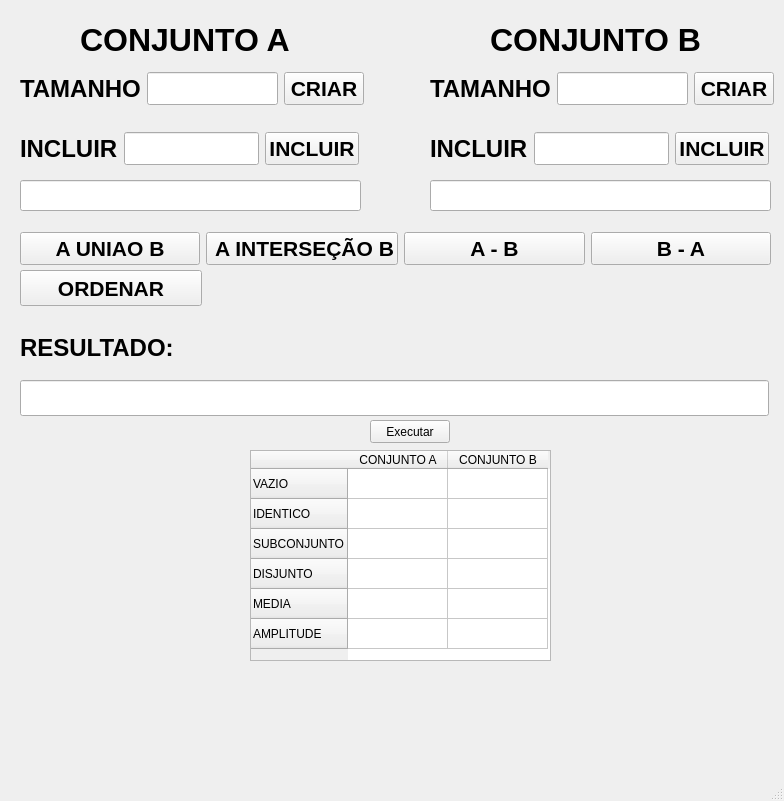
<?xml version="1.0" encoding="UTF-8"?>
<ui version="4.0">
 <class>TelaPrincipal</class>
 <widget class="QMainWindow" name="TelaPrincipal">
  <property name="geometry">
   <rect>
    <x>0</x>
    <y>0</y>
    <width>784</width>
    <height>801</height>
   </rect>
  </property>
  <property name="windowTitle">
   <string>SISTEMA TEORIA DOS CONJUNTOS</string>
  </property>
  <widget class="QWidget" name="centralwidget">
   <widget class="QLabel" name="label">
    <property name="geometry">
     <rect>
      <x>80</x>
      <y>20</y>
      <width>221</width>
      <height>41</height>
     </rect>
    </property>
    <property name="text">
     <string>&lt;html&gt;&lt;head/&gt;&lt;body&gt;&lt;p&gt;&lt;span style=&quot; font-size:24pt; font-weight:700;&quot;&gt;CONJUNTO A&lt;/span&gt;&lt;/p&gt;&lt;/body&gt;&lt;/html&gt;</string>
    </property>
   </widget>
   <widget class="QLineEdit" name="lineEditSaidaCA">
    <property name="geometry">
     <rect>
      <x>20</x>
      <y>180</y>
      <width>341</width>
      <height>31</height>
     </rect>
    </property>
    <property name="font">
     <font>
      <pointsize>16</pointsize>
      <bold>true</bold>
     </font>
    </property>
    <property name="readOnly">
     <bool>true</bool>
    </property>
   </widget>
   <widget class="QLineEdit" name="lineEditSaidaCB">
    <property name="geometry">
     <rect>
      <x>430</x>
      <y>180</y>
      <width>341</width>
      <height>31</height>
     </rect>
    </property>
    <property name="font">
     <font>
      <pointsize>16</pointsize>
      <bold>true</bold>
     </font>
    </property>
    <property name="readOnly">
     <bool>true</bool>
    </property>
   </widget>
   <widget class="QLabel" name="label_4">
    <property name="geometry">
     <rect>
      <x>490</x>
      <y>20</y>
      <width>211</width>
      <height>41</height>
     </rect>
    </property>
    <property name="text">
     <string>&lt;html&gt;&lt;head/&gt;&lt;body&gt;&lt;p&gt;&lt;span style=&quot; font-size:24pt; font-weight:700;&quot;&gt;CONJUNTO B&lt;/span&gt;&lt;/p&gt;&lt;/body&gt;&lt;/html&gt;</string>
    </property>
   </widget>
   <widget class="QWidget" name="layoutWidget">
    <property name="geometry">
     <rect>
      <x>430</x>
      <y>130</y>
      <width>339</width>
      <height>38</height>
     </rect>
    </property>
    <layout class="QHBoxLayout" name="horizontalLayout_3">
     <item>
      <widget class="QLabel" name="label_5">
       <property name="text">
        <string>&lt;html&gt;&lt;head/&gt;&lt;body&gt;&lt;p&gt;&lt;span style=&quot; font-size:18pt; font-weight:700;&quot;&gt;INCLUIR&lt;/span&gt;&lt;/p&gt;&lt;/body&gt;&lt;/html&gt;</string>
       </property>
      </widget>
     </item>
     <item>
      <widget class="QLineEdit" name="lineEditIncluirCB">
       <property name="font">
        <font>
         <pointsize>16</pointsize>
         <bold>true</bold>
        </font>
       </property>
      </widget>
     </item>
     <item>
      <widget class="QPushButton" name="pushButtonIncluirCB">
       <property name="font">
        <font>
         <pointsize>16</pointsize>
         <bold>true</bold>
        </font>
       </property>
       <property name="text">
        <string>INCLUIR</string>
       </property>
      </widget>
     </item>
    </layout>
   </widget>
   <widget class="QWidget" name="layoutWidget_2">
    <property name="geometry">
     <rect>
      <x>430</x>
      <y>70</y>
      <width>344</width>
      <height>38</height>
     </rect>
    </property>
    <layout class="QHBoxLayout" name="horizontalLayout_4">
     <item>
      <widget class="QLabel" name="label_6">
       <property name="text">
        <string>&lt;html&gt;&lt;head/&gt;&lt;body&gt;&lt;p&gt;&lt;span style=&quot; font-size:18pt; font-weight:700;&quot;&gt;TAMANHO&lt;/span&gt;&lt;/p&gt;&lt;/body&gt;&lt;/html&gt;</string>
       </property>
      </widget>
     </item>
     <item>
      <widget class="QLineEdit" name="lineEditTamanhoCB">
       <property name="font">
        <font>
         <pointsize>16</pointsize>
         <bold>true</bold>
        </font>
       </property>
      </widget>
     </item>
     <item>
      <widget class="QPushButton" name="pushButtonCriarCB">
       <property name="font">
        <font>
         <pointsize>16</pointsize>
         <bold>true</bold>
        </font>
       </property>
       <property name="text">
        <string>CRIAR</string>
       </property>
      </widget>
     </item>
    </layout>
   </widget>
   <widget class="QWidget" name="layoutWidget">
    <property name="geometry">
     <rect>
      <x>20</x>
      <y>130</y>
      <width>339</width>
      <height>38</height>
     </rect>
    </property>
    <layout class="QHBoxLayout" name="horizontalLayout_2">
     <item>
      <widget class="QLabel" name="label_3">
       <property name="text">
        <string>&lt;html&gt;&lt;head/&gt;&lt;body&gt;&lt;p&gt;&lt;span style=&quot; font-size:18pt; font-weight:700;&quot;&gt;INCLUIR&lt;/span&gt;&lt;/p&gt;&lt;/body&gt;&lt;/html&gt;</string>
       </property>
      </widget>
     </item>
     <item>
      <widget class="QLineEdit" name="lineEditIncluirCA">
       <property name="font">
        <font>
         <pointsize>16</pointsize>
         <bold>true</bold>
        </font>
       </property>
      </widget>
     </item>
     <item>
      <widget class="QPushButton" name="pushButtonIncluirCA">
       <property name="font">
        <font>
         <pointsize>16</pointsize>
         <bold>true</bold>
        </font>
       </property>
       <property name="text">
        <string>INCLUIR</string>
       </property>
      </widget>
     </item>
    </layout>
   </widget>
   <widget class="QWidget" name="layoutWidget">
    <property name="geometry">
     <rect>
      <x>20</x>
      <y>70</y>
      <width>344</width>
      <height>38</height>
     </rect>
    </property>
    <layout class="QHBoxLayout" name="horizontalLayout">
     <item>
      <widget class="QLabel" name="label_2">
       <property name="text">
        <string>&lt;html&gt;&lt;head/&gt;&lt;body&gt;&lt;p&gt;&lt;span style=&quot; font-size:18pt; font-weight:700;&quot;&gt;TAMANHO&lt;/span&gt;&lt;/p&gt;&lt;/body&gt;&lt;/html&gt;</string>
       </property>
      </widget>
     </item>
     <item>
      <widget class="QLineEdit" name="lineEditTamanhoCA">
       <property name="font">
        <font>
         <pointsize>16</pointsize>
         <bold>true</bold>
        </font>
       </property>
      </widget>
     </item>
     <item>
      <widget class="QPushButton" name="pushButtonCriarCA">
       <property name="font">
        <font>
         <pointsize>16</pointsize>
         <bold>true</bold>
        </font>
       </property>
       <property name="text">
        <string>CRIAR</string>
       </property>
      </widget>
     </item>
    </layout>
   </widget>
   <widget class="QWidget" name="layoutWidget">
    <property name="geometry">
     <rect>
      <x>20</x>
      <y>230</y>
      <width>751</width>
      <height>38</height>
     </rect>
    </property>
    <layout class="QHBoxLayout" name="horizontalLayout_5">
     <item>
      <widget class="QPushButton" name="pushButtonUniao">
       <property name="font">
        <font>
         <pointsize>16</pointsize>
         <bold>true</bold>
        </font>
       </property>
       <property name="text">
        <string>A UNIAO B</string>
       </property>
      </widget>
     </item>
     <item>
      <widget class="QPushButton" name="pushButtonIntersecao">
       <property name="font">
        <font>
         <pointsize>16</pointsize>
         <bold>true</bold>
        </font>
       </property>
       <property name="text">
        <string> A INTERSEÇÃO B</string>
       </property>
      </widget>
     </item>
     <item>
      <widget class="QPushButton" name="pushButtonCADiferencaCB">
       <property name="font">
        <font>
         <pointsize>16</pointsize>
         <bold>true</bold>
        </font>
       </property>
       <property name="text">
        <string>A - B</string>
       </property>
      </widget>
     </item>
     <item>
      <widget class="QPushButton" name="pushButtonCBDiferencaCA">
       <property name="font">
        <font>
         <pointsize>16</pointsize>
         <bold>true</bold>
        </font>
       </property>
       <property name="text">
        <string>B - A</string>
       </property>
      </widget>
     </item>
    </layout>
   </widget>
   <widget class="QWidget" name="layoutWidget">
    <property name="geometry">
     <rect>
      <x>20</x>
      <y>310</y>
      <width>751</width>
      <height>76</height>
     </rect>
    </property>
    <layout class="QVBoxLayout" name="verticalLayout">
     <item>
      <widget class="QLabel" name="label_7">
       <property name="text">
        <string>&lt;html&gt;&lt;head/&gt;&lt;body&gt;&lt;p&gt;&lt;span style=&quot; font-size:18pt; font-weight:700;&quot;&gt;RESULTADO:&lt;/span&gt;&lt;/p&gt;&lt;/body&gt;&lt;/html&gt;</string>
       </property>
      </widget>
     </item>
    </layout>
   </widget>
   <widget class="QPushButton" name="pushButton">
    <property name="geometry">
     <rect>
      <x>370</x>
      <y>420</y>
      <width>80</width>
      <height>23</height>
     </rect>
    </property>
    <property name="text">
     <string>Executar</string>
    </property>
   </widget>
   <widget class="QTableWidget" name="tableWidgetSaida">
    <property name="geometry">
     <rect>
      <x>250</x>
      <y>450</y>
      <width>301</width>
      <height>211</height>
     </rect>
    </property>
    <row>
     <property name="text">
      <string>VAZIO</string>
     </property>
    </row>
    <row>
     <property name="text">
      <string>IDENTICO</string>
     </property>
    </row>
    <row>
     <property name="text">
      <string>SUBCONJUNTO</string>
     </property>
    </row>
    <row>
     <property name="text">
      <string>DISJUNTO</string>
     </property>
    </row>
    <row>
     <property name="text">
      <string>MEDIA</string>
     </property>
    </row>
    <row>
     <property name="text">
      <string>AMPLITUDE</string>
     </property>
    </row>
    <column>
     <property name="text">
      <string>CONJUNTO A</string>
     </property>
    </column>
    <column>
     <property name="text">
      <string>CONJUNTO B</string>
     </property>
    </column>
   </widget>
   <widget class="QLineEdit" name="lineEditResultado">
    <property name="geometry">
     <rect>
      <x>20</x>
      <y>380</y>
      <width>749</width>
      <height>36</height>
     </rect>
    </property>
    <property name="font">
     <font>
      <pointsize>16</pointsize>
      <bold>true</bold>
     </font>
    </property>
    <property name="readOnly">
     <bool>true</bool>
    </property>
   </widget>
   <widget class="QPushButton" name="pushButtonCADiferencaCB_2">
    <property name="geometry">
     <rect>
      <x>20</x>
      <y>270</y>
      <width>182</width>
      <height>36</height>
     </rect>
    </property>
    <property name="font">
     <font>
      <pointsize>16</pointsize>
      <bold>true</bold>
     </font>
    </property>
    <property name="text">
     <string>ORDENAR</string>
    </property>
   </widget>
  </widget>
  <widget class="QMenuBar" name="menubar">
   <property name="geometry">
    <rect>
     <x>0</x>
     <y>0</y>
     <width>784</width>
     <height>21</height>
    </rect>
   </property>
  </widget>
  <widget class="QStatusBar" name="statusbar"/>
 </widget>
 <tabstops>
  <tabstop>lineEditTamanhoCA</tabstop>
  <tabstop>pushButtonCriarCA</tabstop>
  <tabstop>lineEditTamanhoCB</tabstop>
  <tabstop>pushButtonCriarCB</tabstop>
  <tabstop>lineEditIncluirCA</tabstop>
  <tabstop>pushButtonIncluirCA</tabstop>
  <tabstop>lineEditIncluirCB</tabstop>
  <tabstop>pushButtonIncluirCB</tabstop>
  <tabstop>pushButtonUniao</tabstop>
  <tabstop>pushButtonIntersecao</tabstop>
  <tabstop>pushButtonCADiferencaCB</tabstop>
  <tabstop>pushButtonCBDiferencaCA</tabstop>
  <tabstop>lineEditSaidaCA</tabstop>
  <tabstop>lineEditSaidaCB</tabstop>
 </tabstops>
 <resources/>
 <connections/>
</ui>
